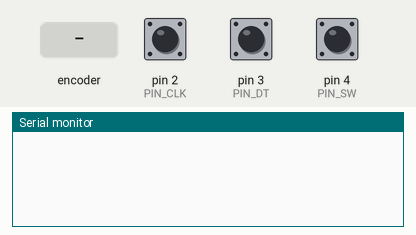
Simulated run of this sketch. Board: Arduino Uno, built with avr-gcc and run on an emulated ATmega328P. On the bench: the last lines printed to the serial monitor. The inputs (shaded band) are chosen by the test bench; at power-on: pin 4 (PIN_SW) HIGH, pin 2 (PIN_CLK) HIGH, pin 3 (PIN_DT) HIGH.

Above: at 1.2 s.
1.3 s: rotary encoder on pin 2 (PIN_CLK) / pin 3 (PIN_DT) turned 1 step (first pin leading)
At 1.7 s:
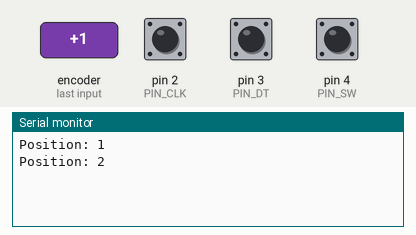
3.0 s: pin 4 (PIN_SW) pulled LOW for 0.15 s
At 3.6 s:
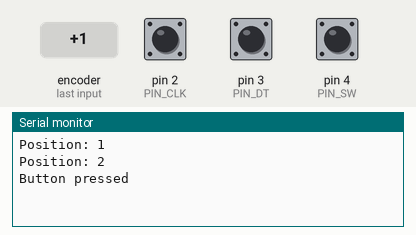
4.6 s: rotary encoder on pin 2 (PIN_CLK) / pin 3 (PIN_DT) turned 1 step (first pin leading)
At 5.5 s:
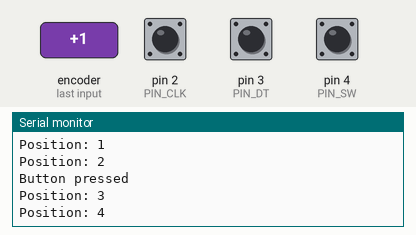
Timing chart, 0 to 7.6 s (numbered marks = the images above; inputs shaded):
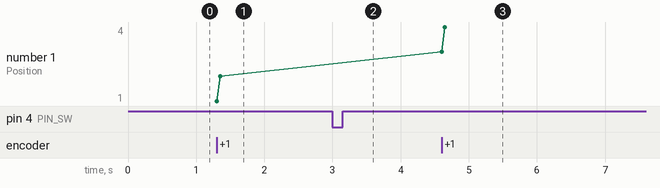

Measured:
- after the input at 1.3 s, the serial monitor: prints a new line at once (image 1)
- after the input at 3.0 s, the serial monitor: prints a new line at once (image 2)
- after the input at 4.6 s, the serial monitor: prints a new line at once (image 3)
- plotted number 1: 2 → 4 after the input at 4.6 s

The sketch:

Code.ino
```cpp
/*
  KY-040 Rotary Encoder — Interrupt Example
  ----------------------------------------
  This sketch uses an interrupt on the CLK pin (D2)
  for more reliable reading of the encoder at high speeds.
  The pushbutton is still read in the main loop.

  ⚠️ Note: The KY-040 is a low-cost mechanical encoder and may still
  skip or bounce at *very* high spin speeds. For most hobby uses,
  this interrupt approach is reliable enough.

  Wiring (KY-040 → Arduino Uno)
  - GND  → GND
  - +    → 5V
  - CLK  → D2 (interrupt pin)
  - DT   → D3
  - SW   → D4

  Serial Monitor: open at 9600 baud.
*/

const int PIN_CLK = 2;   // Encoder CLK (interrupt)
const int PIN_DT  = 3;   // Encoder DT
const int PIN_SW  = 4;   // Pushbutton

volatile int counter = 0;    // Updated inside ISR
int lastCLK;                 // Last state of CLK (used in ISR)

void setup() {
  pinMode(PIN_CLK, INPUT_PULLUP);
  pinMode(PIN_DT, INPUT_PULLUP);
  pinMode(PIN_SW, INPUT_PULLUP);

  Serial.begin(9600);

  lastCLK = digitalRead(PIN_CLK);
  // Attach interrupt to CLK pin, triggers on any change
  attachInterrupt(digitalPinToInterrupt(PIN_CLK), updateEncoder, CHANGE);
}

void loop() {
  // Print encoder position (copy volatile safely)
  static int lastCounter = 0;
  noInterrupts();
  int pos = counter;
  interrupts();

  if (pos != lastCounter) {
    Serial.print("Position: ");
    Serial.println(pos);
    lastCounter = pos;
  }

  // Read pushbutton
  if (digitalRead(PIN_SW) == LOW) {
    Serial.println("Button pressed");
    delay(200); // simple debounce
  }
}

// Interrupt Service Routine: called on every CLK change
void updateEncoder() {
  int currentCLK = digitalRead(PIN_CLK);
  int currentDT  = digitalRead(PIN_DT);

  if (currentCLK != lastCLK) { // only act on real changes
    if (currentDT != currentCLK) {
      counter++; // Clockwise
    } else {
      counter--; // Counter-clockwise
    }
  }
  lastCLK = currentCLK;
}
```
